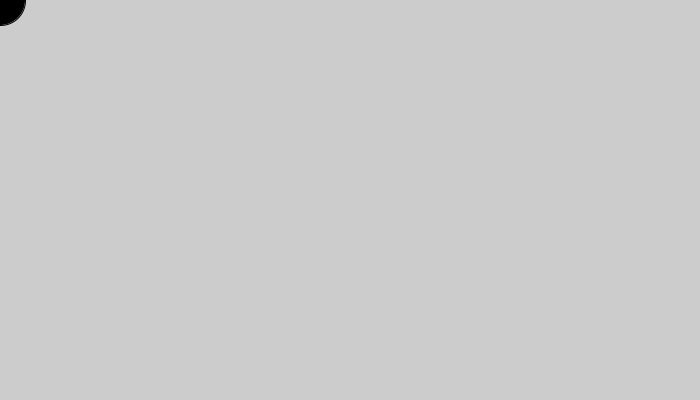
Frame 1 (no input)
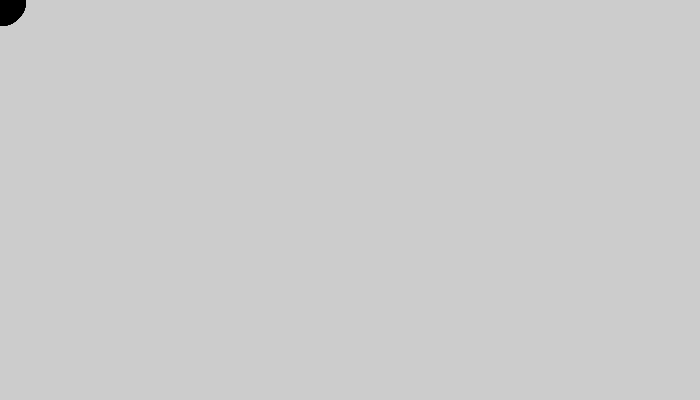
Frame 60 (the mouse pressed at the canvas centre just before this capture)
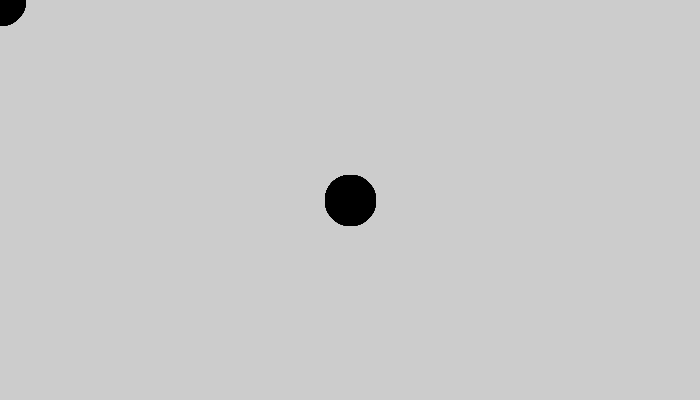
Frame 120 (the mouse held since frame 60 and released just before this capture)

The Processing sketch that drew these frames (run headless with seeded random() and noise(); from frame 60 on, the mouse is pressed at the canvas centre):

// Processing sketch: processing_34115
// ── processing_34115.pde

float value = 0;
void setup(){
  size(700,400);
  
}
void draw() {
  smooth();
  fill(value);
  ellipse(mouseX,mouseY,50,50);
}

void mouseReleased() {
  if(value == 0) {
    value = 255;
  } else {
    value = 0;
  }
}
